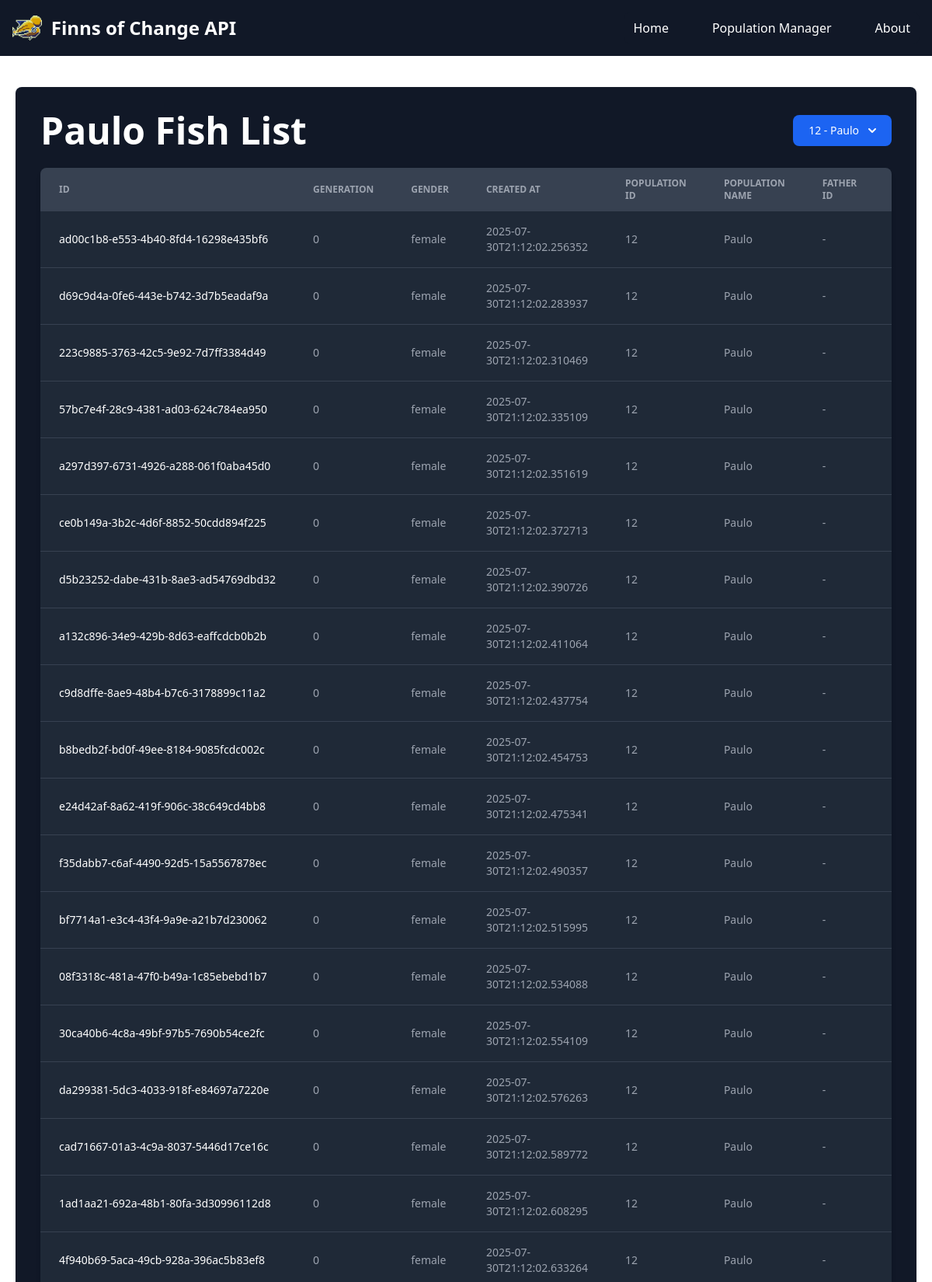
/list/12 (upper part), run on the app's committed database.
### tables this page shows
CREATE TABLE population (
               id INTEGER PRIMARY KEY AUTOINCREMENT,
               name TEXT
               );

CREATE TABLE karyotype (
               id TEXT PRIMARY KEY,
               karyotype TEXT,
               chromosome_origin TEXT,
               cutting_points TEXT,
               method TEXT,
               FOREIGN KEY(id) REFERENCES individuals(id)
               );

CREATE TABLE individuals (
               id TEXT PRIMARY KEY,
               father_id TEXT,
               mother_id TEXT,
               generation INTEGER,
               gender TEXT,
               timestamp TEXT,
               population_id INTEGER,
               FOREIGN KEY(father_id) REFERENCES individuals(id),
               FOREIGN KEY(mother_id) REFERENCES individuals(id),
               FOREIGN KEY(population_id) REFERENCES population(id)
               );

### app/api/routes.py (the view)
@api.route('/list/<int:population_id>')
def list_individuals(population_id):
    all_individuals = build_statistics_dataframe()
    selected_individuals = []
    for i in all_individuals:
        if i['population_id'] == population_id:
            selected_individuals.append(i)
    populations_list = get_populations()
    for i in populations_list:
        if i['id'] == population_id:
            population_name = i['name']
    return render_template('population.html',
                           population_id=population_id,
                           all_populations_data = populations_list,
                           population_name=population_name,
                           individuals_data=selected_individuals)

### app/database/operations.py (called while the page is built)
def get_all_individuals(population_id=None):
    conn = sqlite3.connect('fishes.db')
    conn.row_factory = sqlite3.Row
    cursor = conn.cursor()
    if population_id is None:
        cursor.execute("""
            SELECT * FROM individuals
            """)
    else:
        cursor.execute("""
            SELECT * FROM individuals WHERE population_id = ?
            """, (population_id,))
    results = cursor.fetchall()
    cursor.close()
    conn.close()
    return [dict(row) for row in results]

def get_individual_by_id(indv_id):
    conn = sqlite3.connect('fishes.db')
    conn.row_factory = sqlite3.Row
    cursor = conn.cursor()
    cursor.execute("""
        SELECT * FROM individuals WHERE id = ?
        """, (indv_id,))
    individual = cursor.fetchone()
    cursor.close()
    conn.close()
    return dict(individual)

def get_karyotype_by_id(indv_id):
    conn = sqlite3.connect('fishes.db')
    conn.row_factory = sqlite3.Row
    cursor = conn.cursor()
    cursor.execute("""
        SELECT * FROM karyotype WHERE id = ?
        """, (indv_id,))
    karyo_data = cursor.fetchone()
    karyo_dict = {}
    karyo_dict['id'] = karyo_data['id']
    karyo_dict['karyotype'] = json.loads(karyo_data['karyotype'])
    karyo_dict['chromosome_origin'] = json.loads(karyo_data['chromosome_origin'])
    karyo_dict['cutting_points'] = json.loads(karyo_data['cutting_points'])
    karyo_dict['method'] = karyo_data['method']
    cursor.close()
    conn.close()
    return karyo_dict

def get_individual_characteristics(id):
    data = {'indv_id':id}
    indv_id = data['indv_id']
    indv = get_individual_by_id(indv_id)
    indv = dict(indv)
    indv_karyo = get_karyotype_by_id(indv_id)
    indv_karyo = dict(indv_karyo)
    indv.update(indv_karyo)
    g_reader = GeneReader(indv)
    codon_list = g_reader.get_codons()
    aminoacids = g_reader.get_aminoacids(codon_list)
    color = g_reader.get_color(aminoacids)
    speed = g_reader.get_swimming_speed(aminoacids)
    result = {
        'color':color,
        'swimming_speed':speed,
        'genes':aminoacids
    }
    return result

### app/models/individual.py (called while the page is built)
    def get_codons(self):
        codon_list = []
        for chromo in self.karyotype:
            new_list = []
            for i in range(0, len(chromo), 3):
                codon = chromo[i:i+3]
                if len(codon) == 3:
                    new_list.append(tuple(chromo[i:i+3]))
            codon_list.append(new_list)
        return codon_list

### app/templates/population.html (shortened to what this page needs)
{% extends 'base.html' %}
{% block content %}
<div class="bg-white dark:bg-gray-900 shadow rounded-lg p-8 relative" style="margin-top: 20px;">
    <div class="flex items-center justify-between mb-6">
        <h2 class="text-5xl font-bold text-gray-900 dark:text-white text-center">{{ population_name }} Fish List</h2>
        <div>
            <button id="dropdownDefaultButton" data-dropdown-toggle="dropdown" class="text-white bg-blue-700 hover:bg-blue-800 focus:ring-4 focus:outline-none focus:ring-blue-300 font-medium rounded-lg text-sm px-5 py-2.5 text-center inline-flex items-center dark:bg-blue-600 dark:hover:bg-blue-700 dark:focus:ring-blue-800" type="button">
            {{ population_id }} - {{ population_name }}
            <svg class="w-2.5 h-2.5 ms-3" aria-hidden="true" xmlns="http://www.w3.org/2000/svg" fill="none" viewBox="0 0 10 6">
                <path stroke="currentColor" stroke-linecap="round" stroke-linejoin="round" stroke-width="2" d="m1 1 4 4 4-4"/>
            </svg>
            </button>
        </div>
    </div>
    <div class="relative overflow-x-auto shadow-md sm:rounded-lg mt-6">
        <table class="w-full text-sm text-left rtl:text-right text-gray-500 dark:text-gray-400">
            <thead class="text-xs text-gray-700 uppercase bg-gray-50 dark:bg-gray-700 dark:text-gray-400">
                <tr>
                    <th scope="col" class="px-6 py-3">
                        ID
                    </th>
                    <th scope="col" class="px-6 py-3">
                        Generation
                    </th>
                    <th scope="col" class="px-6 py-3">
                        Gender
                    </th>
                    <th scope="col" class="px-6 py-3">
                        Created at
                    </th>
                    <th scope="col" class="px-6 py-3">
                        Population ID
                    </th>
                    <th scope="col" class="px-6 py-3">
                        Population Name
                    </th>
                    <th scope="col" class="px-6 py-3">
                        Father ID
                    </th>
                    <th scope="col" class="px-6 py-3">
                    </th>
                </tr>
            </thead>
            <tbody>
                {% for individual in individuals_data %}
                <tr class="bg-white border-b dark:bg-gray-800 dark:border-gray-700 border-gray-200 hover:bg-gray-50 dark:hover:bg-gray-600">
                    <th scope="row" class="px-6 py-4 font-medium text-gray-900 whitespace-nowrap dark:text-white">
                        {{ individual.id }}
                    </th>
                    <td class="px-6 py-4">
                        {{ individual.generation }}
                    </td>
                    <td class="px-6 py-4">
                        {{ individual.gender }}
                    </td>
                    <td class="px-6 py-4">
                        {{ individual.timestamp }}
                    </td>
                    <td class="px-6 py-4">
                        {{ individual.population_id }}
                    </td>
                    <td class="px-6 py-4">
                        {{ population_name }}
                    </td>
                    <td class="px-6 py-4">
                        {{ individual.father_id if individual.father_id is not none else '-' }}
                    </td>
                    <td class="px-6 py-4">
                    </td>
                </tr>
                {% else %}
                <tr class="bg-white dark:bg-gray-800">
                    <td colspan="8" class="px-6 py-4 text-center text-gray-500 dark:text-gray-400">
                        No individuals found for this population.
                    </td>
                </tr>
                {% endfor %}
            </tbody>
        </table>
    </div>
</div>
{% endblock %}

### app/templates/base.html (style rules this page uses)
.bg-white { background-color: rgba(255, 255, 255, 0.8); }

### data on the page
population: name "Paulo", individuals_data "Paulo" "Paulo" "Paulo" "Paulo" "Paulo" "Paulo" "Paulo" "Paulo" "Paulo" "Paulo" "Paulo" "Paulo" "Paulo" "Paulo" "Paulo" "Paulo" "Paulo" "Paulo" "Paulo"
karyotype: id "ad00c1b8-e553-4b40-8fd4-16298e435bf6"
individuals: gender "female", timestamp "2025-07-30T21:12:02.256352"
karyotype: id "d69c9d4a-0fe6-443e-b742-3d7b5eadaf9a"
individuals: gender "female", timestamp "2025-07-30T21:12:02.283937"
karyotype: id "223c9885-3763-42c5-9e92-7d7ff3384d49"
individuals: gender "female", timestamp "2025-07-30T21:12:02.310469"
karyotype: id "57bc7e4f-28c9-4381-ad03-624c784ea950"
individuals: gender "female", timestamp "2025-07-30T21:12:02.335109"
karyotype: id "a297d397-6731-4926-a288-061f0aba45d0"
individuals: gender "female", timestamp "2025-07-30T21:12:02.351619"
karyotype: id "ce0b149a-3b2c-4d6f-8852-50cdd894f225"
individuals: gender "female", timestamp "2025-07-30T21:12:02.372713"
karyotype: id "d5b23252-dabe-431b-8ae3-ad54769dbd32"
individuals: gender "female", timestamp "2025-07-30T21:12:02.390726"
karyotype: id "a132c896-34e9-429b-8d63-eaffcdcb0b2b"
individuals: gender "female", timestamp "2025-07-30T21:12:02.411064"
karyotype: id "c9d8dffe-8ae9-48b4-b7c6-3178899c11a2"
individuals: gender "female", timestamp "2025-07-30T21:12:02.437754"
karyotype: id "b8bedb2f-bd0f-49ee-8184-9085fcdc002c"
individuals: gender "female", timestamp "2025-07-30T21:12:02.454753"
karyotype: id "e24d42af-8a62-419f-906c-38c649cd4bb8"
individuals: gender "female", timestamp "2025-07-30T21:12:02.475341"
karyotype: id "f35dabb7-c6af-4490-92d5-15a5567878ec"
individuals: gender "female", timestamp "2025-07-30T21:12:02.490357"
karyotype: id "bf7714a1-e3c4-43f4-9a9e-a21b7d230062"
individuals: gender "female", timestamp "2025-07-30T21:12:02.515995"
karyotype: id "08f3318c-481a-47f0-b49a-1c85ebebd1b7"
individuals: gender "female", timestamp "2025-07-30T21:12:02.534088"
karyotype: id "30ca40b6-4c8a-49bf-97b5-7690b54ce2fc"
individuals: gender "female", timestamp "2025-07-30T21:12:02.554109"
karyotype: id "da299381-5dc3-4033-918f-e84697a7220e"
individuals: gender "female", timestamp "2025-07-30T21:12:02.576263"
karyotype: id "cad71667-01a3-4c9a-8037-5446d17ce16c"
individuals: gender "female", timestamp "2025-07-30T21:12:02.589772"
karyotype: id "1ad1aa21-692a-48b1-80fa-3d30996112d8"
individuals: gender "female", timestamp "2025-07-30T21:12:02.608295"
karyotype: id "4f940b69-5aca-49cb-928a-396ac5b83ef8"
individuals: gender "female", timestamp "2025-07-30T21:12:02.633264"

### other printed values
{{ population_id }} "12"
{{ individual.generation }} "0" "0" "0" "0" "0" "0" "0" "0" "0" "0" "0" "0" "0" "0" "0" "0" "0" "0" "0"
{{ individual.population_id }} "12" "12" "12" "12" "12" "12" "12" "12" "12" "12" "12" "12" "12" "12" "12" "12" "12" "12" "12"
{{ individual.father_id if individual.father_id is not none else '-' }} "-" "-" "-" "-" "-" "-" "-" "-" "-" "-" "-" "-" "-" "-" "-" "-" "-" "-" "-"
